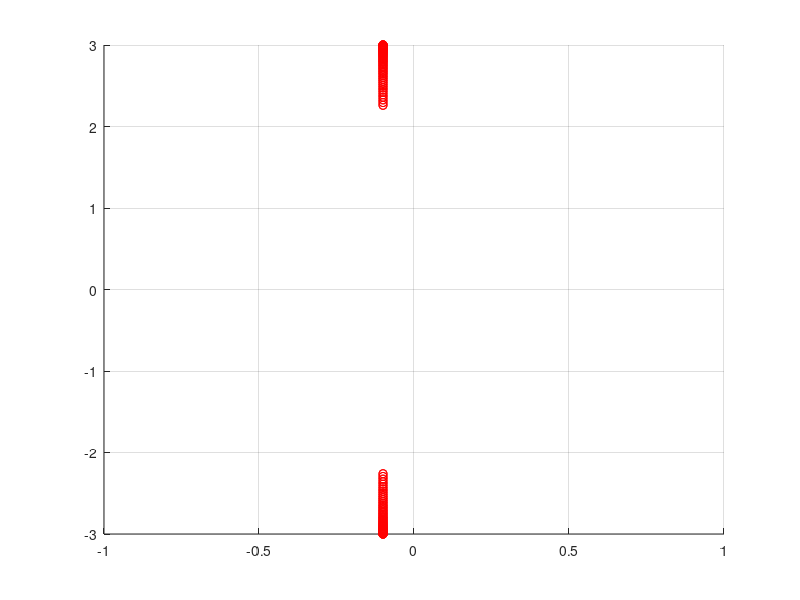

Source code (MATLAB): (Note: this script raises an error after producing the figure.)
clear
close all
clc

%% Dynamics
A1 = [1.6 2; -4 -1.8];
A2 = [-1.8 4; -2 1.6];
nx = size(A1,1);

% a
alpha = 0:0.01:1;
As = zeros(nx,nx,length(alpha));
for i = 1:length(alpha)
    As(:,:,i) = alpha(i)*A1 + (1-alpha(i))*A2;
end

figure
hold on
for i = 1:length(alpha)
    plot(eig(As(:,:,i)),'ro')
end
xlim([-1,1])
ylim([-3,3])
grid on

%% c
A1 = [1.6 2; -4 -1.8];
A2 = [-1.8 4; -2 1.6];
nx = size(A1,1);
tau1 = 0:0.001:1.5;
tau2 = tau1;

% Check Hurwitz 
delta_check = zeros(length(tau1),length(tau2),1);
delta_mat = zeros(length(tau1),length(tau2),1);
for p = 1:length(tau1)
    for q = 1:length(tau2)
        delta =  tau1(p)/(tau1(p)+tau2(q));
        delta_mat(p,q) = delta;
        A_cc = delta*A1+(1-delta)*A2;
        if eig(A_cc(1)) < 0 && eig(A_cc(2)) < 0 
        delta_check(p,q) = 1;
        else
        delta_check(p,q) = 0;
        end
    end
end

schur_check = zeros(length(tau1),length(tau2),1);
% Check Schur
for p = 1:length(tau1)
    for q = 1:length(tau2)

        A_sh = exp(A2*(1-delta_mat(p,q))*(tau1(p)+tau2(q))) * exp(A1*(delta_mat(p,q)*(tau1(p)+tau2(q))));
        if abs(eig(A_sh(1))) < 1 && abs((A_sh(2))) < 1 
        schur_check(p,q) = 1;
        else
        schur_check(p,q) = 0;
        end
    end
end
final_check = schur_check.*delta_check;

%% d